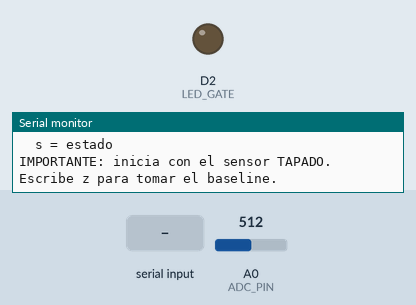
Recording of a sketch running on a simulated Arduino Zero (SAMD21). Shown: output pins drawn as LEDs (lit = HIGH), the last lines printed to the serial monitor. The test bench sets the inputs (shaded band); at power-on: A0 (ADC_PIN) = 512 (analog values on the 0–1023 scale).

Above: at 1.2 s.
1.3 s: "1" received over Serial
At 1.8 s:
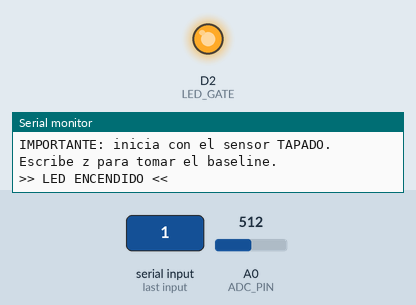
2.8 s: "z" received over Serial
At 4.2 s:
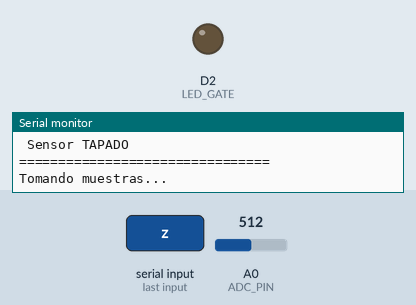
Timing chart, 0 to 5.8 s (numbered marks = the images above; inputs shaded):
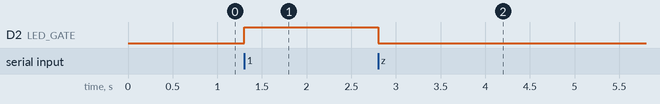

Measured:
- after the input at 1.3 s, D2 (LED_GATE): LOW → HIGH at once
- after the input at 2.8 s, D2 (LED_GATE): HIGH → LOW at once

The sketch:

FluorReaderV2.ino
```cpp
// MKR Zero: Fotodiodo + TIA con corrección de BASELINE
//
// Comandos:
//   r = lecturas continuas
//   1 = LED ON
//   0 = LED OFF
//   z = tomar baseline con sensor TAPADO
//   s = mostrar estado

const int LED_GATE = 2;
const int ADC_PIN  = A0;

// ---- Ajustes de hardware --0--
const float VREF = 1.7;        // 3.3 para 5V y 1.7 para 3.5v

const float RF   = 3e6;        // 3 MΩ
const int SAMPLES_AVG = 40;

// ---- Ajustes del baseline ----
const int BASELINE_SAMPLES = 200;
// ---------------------------------------

bool ledState = false;

// Baseline almacenado en nA
float baseline_nA = 0.0;


// =====================================================
// Lee corriente sin aplicar baseline
// =====================================================
float readCurrentRaw_nA() {

  long sum = 0;

  for (int i = 0; i < SAMPLES_AVG; i++) {
    sum += analogRead(ADC_PIN);
  }

  float avg_counts = (float)sum / SAMPLES_AVG;

  float volts = avg_counts * VREF / 4095.0f;

  float current_nA = (volts / RF) * 1e9;

  return current_nA;
}


// =====================================================
// Calcula el baseline con el sensor TAPADO
// =====================================================
void calibrateBaseline() {

  Serial.println();
  Serial.println(F("================================"));
  Serial.println(F(" CALIBRACION DE BASELINE"));
  Serial.println(F(" Sensor TAPADO"));
  Serial.println(F("================================"));

  // Aseguramos que el LED esté apagado
  digitalWrite(LED_GATE, LOW);
  ledState = false;

  Serial.println(F("Tomando muestras..."));
  delay(1000);

  float sum = 0.0;

  for (int i = 0; i < BASELINE_SAMPLES; i++) {

    float current = readCurrentRaw_nA();

    sum += current;

    delay(5);
  }

  baseline_nA = sum / BASELINE_SAMPLES;

  Serial.print(F("Baseline = "));
  Serial.print(baseline_nA, 5);
  Serial.println(F(" nA"));

  Serial.println(F("Baseline guardado."));
  Serial.println(F("================================"));
  Serial.println();
}


// =====================================================
// Imprime lectura corregida
// =====================================================
void printReading() {

  long sum = 0;

  for (int i = 0; i < SAMPLES_AVG; i++) {
    sum += analogRead(ADC_PIN);
  }

  float avg_counts = (float)sum / SAMPLES_AVG;

  float volts = avg_counts * VREF / 4095.0f;

  float current_raw_nA = (volts / RF) * 1e9;

  // RESTAMOS EL BASELINE
  float current_corrected_nA = current_raw_nA - baseline_nA;

  // Si queda ligeramente negativo por ruido, mostramos 0
  if (current_corrected_nA < 0) {
    current_corrected_nA = 0;
  }

  Serial.print(F("Raw Counts: "));
  Serial.print(avg_counts, 2);

  Serial.print(F("   Volts: "));
  Serial.print(volts, 4);
  Serial.print(F(" V"));

  Serial.print(F("   Raw: "));
  Serial.print(current_raw_nA, 3);
  Serial.print(F(" nA"));

  Serial.print(F("   Corrected: "));
  Serial.print(current_corrected_nA, 3);
  Serial.println(F(" nA"));
}


// =====================================================
// SETUP
// =====================================================
void setup() {

  pinMode(LED_GATE, OUTPUT);
  digitalWrite(LED_GATE, LOW);

  analogReadResolution(12);

  Serial.begin(115200);

  while (!Serial) {}

  Serial.println(F("======================================"));
  Serial.println(F(" MKR Zero - Fotodiodo + TIA"));
  Serial.println(F(" Correccion de BASELINE"));
  Serial.println(F("======================================"));

  Serial.println(F("Comandos:"));
  Serial.println(F("  r = lectura continua"));
  Serial.println(F("  1 = LED ON"));
  Serial.println(F("  0 = LED OFF"));
  Serial.println(F("  z = calibrar baseline"));
  Serial.println(F("  s = estado"));
  Serial.println();

  Serial.println(F("IMPORTANTE: inicia con el sensor TAPADO."));
  Serial.println(F("Escribe z para tomar el baseline."));
}


// =====================================================
// LOOP
// =====================================================
void loop() {

  if (Serial.available()) {

    char cmd = Serial.read();

    // -----------------------------------------------
    // BASELINE
    // -----------------------------------------------
    if (cmd == 'z' || cmd == 'Z') {

      calibrateBaseline();
    }

    // -----------------------------------------------
    // LECTURA CONTINUA
    // -----------------------------------------------
    else if (cmd == 'r' || cmd == 'R') {

      Serial.println(F("Transmitiendo datos..."));
      Serial.println(F("Presiona cualquier tecla para detener."));

      while (Serial.available()) {
        Serial.read();
      }

      while (!Serial.available()) {

        printReading();

        delay(50);
      }

      while (Serial.available()) {
        Serial.read();
      }

      Serial.println(F("Lectura detenida."));
    }

    // -----------------------------------------------
    // LED ON
    // -----------------------------------------------
    else if (cmd == '1') {

      digitalWrite(LED_GATE, HIGH);
      ledState = true;

      Serial.println(F(">> LED ENCENDIDO <<"));
    }

    // -----------------------------------------------
    // LED OFF
    // -----------------------------------------------
    else if (cmd == '0') {

      digitalWrite(LED_GATE, LOW);
      ledState = false;

      Serial.println(F(">> LED APAGADO <<"));
    }

    // -----------------------------------------------
    // ESTADO
    // -----------------------------------------------
    else if (cmd == 's' || cmd == 'S') {

      Serial.print(F("RF = "));
      Serial.print(RF, 0);

      Serial.print(F(" ohm   VREF = "));
      Serial.print(VREF, 3);

      Serial.print(F(" V   LED = "));
      Serial.print(ledState ? F("ON") : F("OFF"));

      Serial.print(F("   Baseline = "));
      Serial.print(baseline_nA, 3);

      Serial.println(F(" nA"));
    }
  }
}
```
